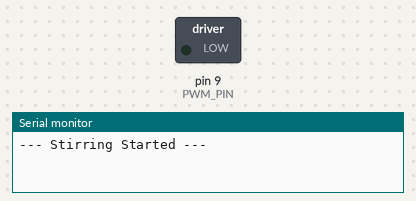
Bench run of a sketch on a simulated Arduino Uno, built with avr-gcc and run on an emulated ATmega328P. On the bench: switched loads named in the sketch (green lamp = pin HIGH), the last lines printed to the serial monitor.

Above: at 0.01 s.
At 2.4 s:
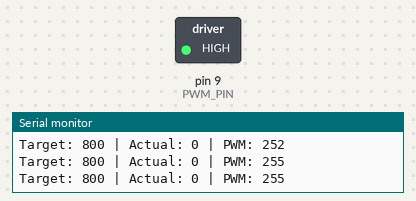
Timing chart, 0 to 3.9 s (numbered marks = the images above):
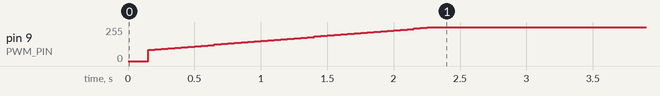

Measured:
- by itself, pin 9 (PWM_PIN): moves from 0/255 to 255/255 over 2.2 s

The sketch:

stirring_full.ino
```cpp
#include <PID_v1.h>

// Pin Definitions
#define PWM_PIN           9
#define HALL_SENSOR_PIN   4

#define HALL_PPR        70.0
const unsigned long LOOP_DELAY_MS = 50;

// PID Parameters
double Kp = 0.1; // proportinal gain
double Ki = 0.1; // integral gain
double Kd = 0.00; // Not using Kd, hall sensor is too noisy and so Kd jumps alot

// PID Variables
double currentRPM = 0.0;
double Output = 0.0;
double targetRPM = 800.0;

// Initialize PID
PID myPID(&currentRPM, &Output, &targetRPM, Kp, Ki, Kd, DIRECT);

// RPM measurement variables
volatile long pulseCount = 0;
unsigned long prevTime = 0;
unsigned long lastPIDTime = 0;

void pulseCounter() {
  pulseCount++;
}

void setup()
{
  Serial.begin(9600);
  Serial.println("--- Stirring Started ---");
  delay(100);

  pinMode(PWM_PIN, OUTPUT);
  pinMode(HALL_SENSOR_PIN, INPUT_PULLUP); // Input pullup to prevent floating signals

  attachInterrupt(digitalPinToInterrupt(HALL_SENSOR_PIN), pulseCounter, RISING);

  myPID.SetMode(AUTOMATIC);
  myPID.SetOutputLimits(0, 255);
  myPID.SetSampleTime(LOOP_DELAY_MS); // Tell PID library how often we run

  prevTime = millis();
}

void loop()
{
  unsigned long currentTime = millis();

  // Calculate RPM
  if (currentTime - prevTime >= LOOP_DELAY_MS) {
    noInterrupts();
    long pulses = pulseCount;
    pulseCount = 0;
    interrupts();

    // RPM math
    currentRPM = ((double)pulses / HALL_PPR) * (60000.0 / (double)(currentTime - prevTime));

    prevTime = currentTime; // Reset calculation timer

    // Feed into PID library
    myPID.Compute();

    // Send PWM signal to motor
    analogWrite(PWM_PIN, (int)Output);

    // Debugging
    Serial.print("Target: "); Serial.print(targetRPM, 0);
    Serial.print(" | Actual: "); Serial.print(currentRPM, 0);
    Serial.print(" | PWM: "); Serial.println((int)Output);
  }
}
```
